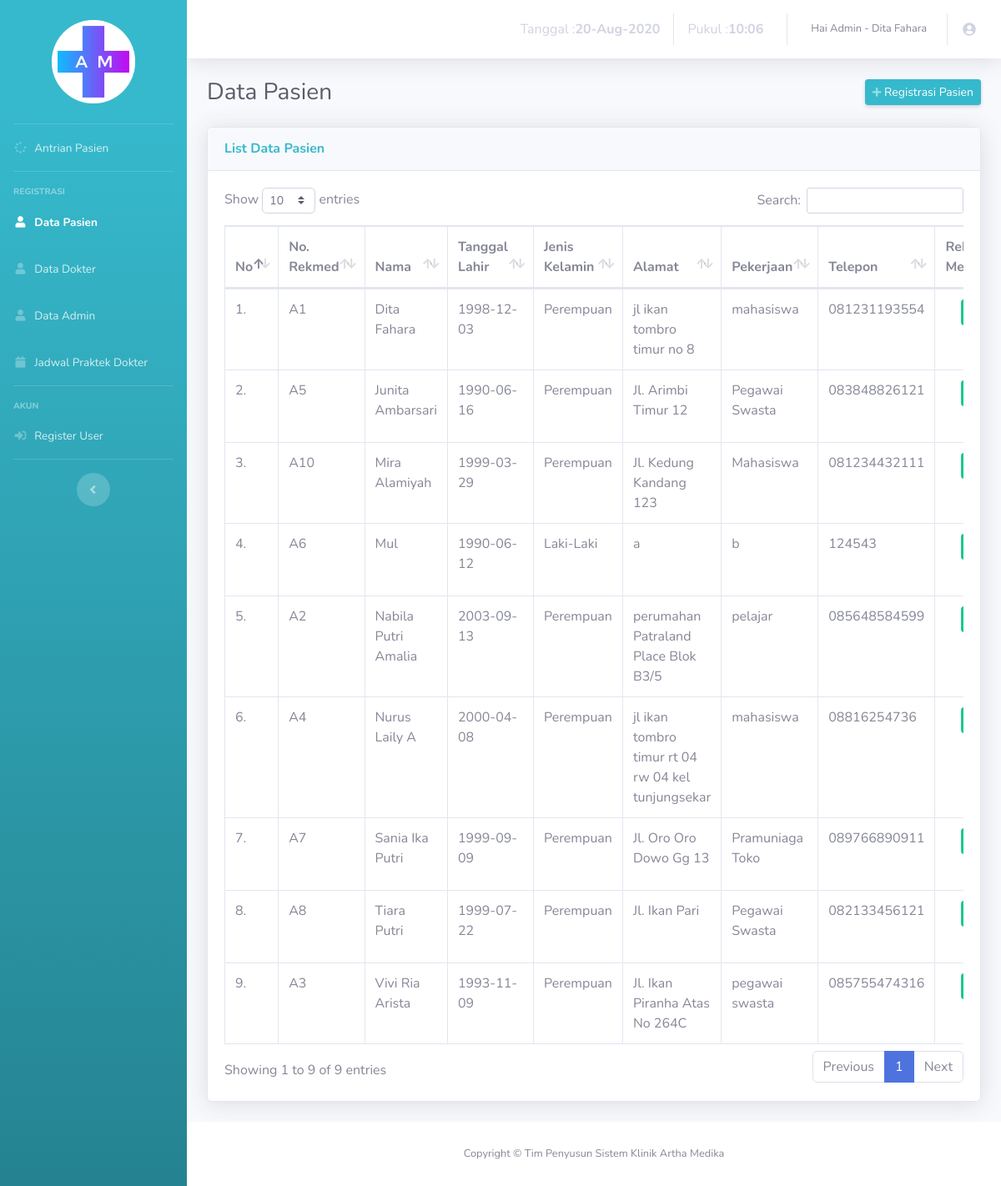
The app's page /admin/datapasien.php (signed in) with its own data.
### tables this page shows
CREATE TABLE IF NOT EXISTS `pasien` (
`id_pasien` int(5) NOT NULL,
  `nama` varchar(30) NOT NULL,
  `tgl_lahir` date NOT NULL,
  `jk` varchar(10) NOT NULL,
  `alamat` varchar(50) NOT NULL,
  `pekerjaan` varchar(20) NOT NULL,
  `tlp` varchar(14) NOT NULL
);

### admin/datapasien.php (the view, shortened to what this page needs)
<!DOCTYPE html>
<html lang="en">
<head>
  <link href="vendor/fontawesome-free/css/all.min.css" rel="stylesheet" type="text/css">
  <link href="css/sb-admin-2.min.css" rel="stylesheet">
  <link href="vendor/datatables/dataTables.bootstrap4.min.css" rel="stylesheet">
</head>
<body id="page-top">
  <div id="wrapper">
    <ul class="navbar-nav bg-gradient-info sidebar sidebar-dark accordion" id="accordionSidebar">
      <br>
      <div class="logo">
        <a href="#" class="simple-text logo-normal">
          <img class="center" src="../image/logo.png"/>
        </a>
      </div>
      <br>
      <hr class="sidebar-divider my-0">
      <li class="nav-item ">
        <a class="nav-link" href="index.php">
          <i class="fas fa-fw fa-spinner"></i>
          <span>Antrian Pasien</span></a>
        </li>
        <hr class="sidebar-divider">
        <div class="sidebar-heading">
          Registrasi
        </div>
        <li class="nav-item active">
          <a class="nav-link" href="datapasien.php">
            <i class="fas fa-fw fa-user"></i>
            <span>Data Pasien</span></a>
          </li>
          <li class="nav-item">
            <a class="nav-link" href="datadokter.php">
              <i class="fas fa-fw fa-user"></i>
              <span>Data Dokter</span></a>
            </li>
            <li class="nav-item">
              <a class="nav-link" href="dataadmin.php">
                <i class="fas fa-fw fa-user"></i>
                <span>Data Admin</span></a>
              </li>
              <li class="nav-item">
                <a class="nav-link" href="jadwal.php">
                  <i class="fas fa-fw fa-calendar"></i>
                  <span>Jadwal Praktek Dokter</span></a>
                </li>
                <hr class="sidebar-divider">
                <div class="sidebar-heading">
                  Akun
                </div>
                <li class="nav-item">
                  <a class="nav-link" href="datauser.php">
                    <i class="fas fa-fw fa-sign-in-alt"></i>
                    <span>Register User</span></a>
                  </li>
                  <hr class="sidebar-divider d-none d-md-block">
                  <div class="text-center d-none d-md-inline">
                    <button class="rounded-circle border-0" id="sidebarToggle"></button>
                  </div>
                </ul>
                <div id="content-wrapper" class="d-flex flex-column">
                  <div id="content">
                    <nav class="navbar navbar-expand navbar-light bg-white topbar mb-4 static-top shadow">
                      <ul class="navbar-nav ml-auto">
                        <li class="nav-item">
                          <a class="nav-link" href="#">
                           <?php
                           $tanggal= mktime(date("m"),date("d"),date("Y"));
                           echo "Tanggal : <b>".date("d-M-Y", $tanggal)."</b> ";
                           $jam=date("H:i");
                           echo "Pukul : <b>". $jam." "."</b>";
                           ?>
                         </a>
                       </li>
                       <li class="nav-item dropdown no-arrow">
                        <a class="nav-link dropdown-toggle" href="#" id="userDropdown" role="button" data-toggle="dropdown" aria-haspopup="true" aria-expanded="false">
                          <span class="mr-2 d-none d-lg-inline text-gray-600 small">Hai Admin -
                           <?php
                           if(isset($_SESSION['nama_lengkap']))
                           {
                            echo " " .$_SESSION["nama_lengkap"].'<br/>';
                          }
                          ?></span>
                          <i class="fas fa-fw fa-user-circle"></i>
                        </a>
                      </li>
                    </ul>
                  </nav>
                  <div class="container-fluid">
                    <div class="d-sm-flex align-items-center justify-content-between mb-4">
                      <h1 class="h3 mb-0 text-gray-800">Data Pasien</h1>
                      <a href="register.php" class="d-none d-sm-inline-block btn btn-sm btn-info shadow-sm"><i class="fas fa-plus fa-sm text-white-50"></i> Registrasi Pasien</a>
                    </div>
                    <div class="card shadow mb-4">
                      <div class="card-header py-3">
                        <h6 class="m-0 font-weight-bold text-info">List Data Pasien</h6>
                      </div>
                      <div class="card-body">
                        <div class="table-responsive">
                          <table class="table table-bordered" id="dataTable" width="100%" cellspacing="0">
                            <thead>
                              <tr>
                                <th>No</th>
                                <th>No. Rekmed</th>
                                <th>Nama</th>
                                <th>Tanggal Lahir</th>
                                <th>Jenis Kelamin</th>
                                <th>Alamat</th>
                                <th>Pekerjaan</th>
                                <th>Telepon</th>
                                <th>Rekam Medis</th>
                              </tr>
                            </thead>
                            <tbody>
                              <?php
                              include '../process/conSQL.php';
                              $no = 1;
                              $query = "SELECT * FROM pasien ORDER BY nama asc";
                              $res = mysqli_query($con, $query);
                              if(mysqli_num_rows($res) == 0){
                                echo '<tr><td colspan="10">Tidak ada data!</td></tr>';
                              }else{
                               while($data = mysqli_fetch_assoc($res)){
                                echo "<tr>";
                                echo "<td>".$no++.".</td>";
                                echo "<td> A".$data['id_pasien']."</td>";
                                echo "<td>".$data['nama']."</td>";
                                echo "<td>".$data['tgl_lahir']."</td>";
                                echo "<td>".$data['jk']."</td>";
                                echo "<td>".$data['alamat']."</td>";
                                echo '<td>'.$data['pekerjaan'].'</td>';
                                echo "<td>".$data['tlp']."</td>";
                                echo "<td class='td-actions text-center'>";
                                echo "<a class='btn btn-success btn-sm' rel='tooltip' href='rekammedis-tampil.php?id_pasien=".$data["id_pasien"]."'><i class='fas fa-list'></i></a>";
                                echo "</td>";
                                echo '</tr>';
                              }
                            }
                            ?>
                          </tbody>
                        </table>
                      </div>
                    </div>
                  </div>
                </div>
              </div>
              <footer class="sticky-footer bg-white">
                <div class="container my-auto">
                  <div class="copyright text-center my-auto">
                    <span>Copyright &copy; Tim Penyusun Sistem Klinik Artha Medika</span>
                  </div>
                </div>
              </footer>
            </div>
          </div>
        </body>
        </html>

### admin/datapasien.php (style rules this page uses)
.center { margin-left:auto;margin-right:auto;display:block;width:100px }

### records on screen
pasien: id_pasien "1", nama "Dita Fahara", tgl_lahir "1998-12-03", jk "Perempuan", alamat "jl ikan tombro timur no 8", pekerjaan "mahasiswa", tlp "081231193554"
pasien: id_pasien "5", nama "Junita Ambarsari", tgl_lahir "1990-06-16", jk "Perempuan", alamat "Jl. Arimbi Timur 12", pekerjaan "Pegawai Swasta", tlp "083848826121"
pasien: id_pasien "10", nama "Mira Alamiyah", tgl_lahir "1999-03-29", jk "Perempuan", alamat "Jl. Kedung Kandang 123", pekerjaan "Mahasiswa", tlp "081234432111"
pasien: id_pasien "6", nama "Mul", tgl_lahir "1990-06-12", jk "Laki-Laki", alamat "a", pekerjaan "b", tlp "124543"
pasien: id_pasien "2", nama "Nabila Putri Amalia", tgl_lahir "2003-09-13", jk "Perempuan", alamat "perumahan Patraland Place Blok B3/5", pekerjaan "pelajar", tlp "085648584599"
pasien: id_pasien "4", nama "Nurus Laily A", tgl_lahir "2000-04-08", jk "Perempuan", alamat "jl ikan tombro timur rt 04 rw 04 kel tunjungsekar", pekerjaan "mahasiswa", tlp "08816254736"
pasien: id_pasien "7", nama "Sania Ika Putri", tgl_lahir "1999-09-09", jk "Perempuan", alamat "Jl. Oro Oro Dowo Gg 13", pekerjaan "Pramuniaga Toko", tlp "089766890911"
pasien: id_pasien "8", nama "Tiara Putri", tgl_lahir "1999-07-22", jk "Perempuan", alamat "Jl. Ikan Pari", pekerjaan "Pegawai Swasta", tlp "082133456121"
pasien: id_pasien "3", nama "Vivi Ria Arista", tgl_lahir "1993-11-09", jk "Perempuan", alamat "Jl. Ikan Piranha Atas No 264C", pekerjaan "pegawai swasta", tlp "085755474316"

### other values on screen
$_SESSION["nama_lengkap"] "Dita Fahara"
